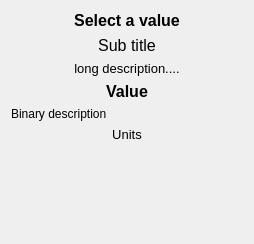
       <widget class="QWidget" name="scrollAreaWidgetContents">
        <property name="geometry">
         <rect>
          <x>0</x>
          <y>0</y>
          <width>254</width>
          <height>244</height>
         </rect>
        </property>
        <layout class="QVBoxLayout" name="verticalLayout_2">
         <item>
          <widget class="QLabel" name="label_selectedTitle">
           <property name="sizePolicy">
            <sizepolicy hsizetype="Preferred" vsizetype="Maximum">
             <horstretch>0</horstretch>
             <verstretch>0</verstretch>
            </sizepolicy>
           </property>
           <property name="font">
            <font>
             <pointsize>12</pointsize>
             <weight>75</weight>
             <bold>true</bold>
            </font>
           </property>
           <property name="text">
            <string>Select a value</string>
           </property>
           <property name="alignment">
            <set>Qt::AlignCenter</set>
           </property>
          </widget>
         </item>
         <item>
          <widget class="QLabel" name="label_selectedSub">
           <property name="sizePolicy">
            <sizepolicy hsizetype="Preferred" vsizetype="Maximum">
             <horstretch>0</horstretch>
             <verstretch>0</verstretch>
            </sizepolicy>
           </property>
           <property name="font">
            <font>
             <pointsize>12</pointsize>
            </font>
           </property>
           <property name="text">
            <string>Sub title</string>
           </property>
           <property name="alignment">
            <set>Qt::AlignCenter</set>
           </property>
          </widget>
         </item>
         <item>
          <widget class="QLabel" name="label_selectedLong">
           <property name="sizePolicy">
            <sizepolicy hsizetype="Preferred" vsizetype="Maximum">
             <horstretch>0</horstretch>
             <verstretch>0</verstretch>
            </sizepolicy>
           </property>
           <property name="font">
            <font>
             <pointsize>10</pointsize>
            </font>
           </property>
           <property name="text">
            <string>long description....</string>
           </property>
           <property name="textFormat">
            <enum>Qt::PlainText</enum>
           </property>
           <property name="alignment">
            <set>Qt::AlignHCenter|Qt::AlignTop</set>
           </property>
           <property name="wordWrap">
            <bool>true</bool>
           </property>
          </widget>
         </item>
         <item>
          <widget class="QLabel" name="label_selectedValue">
           <property name="sizePolicy">
            <sizepolicy hsizetype="Preferred" vsizetype="Maximum">
             <horstretch>0</horstretch>
             <verstretch>0</verstretch>
            </sizepolicy>
           </property>
           <property name="font">
            <font>
             <pointsize>12</pointsize>
             <weight>75</weight>
             <bold>true</bold>
            </font>
           </property>
           <property name="text">
            <string>Value</string>
           </property>
           <property name="alignment">
            <set>Qt::AlignCenter</set>
           </property>
          </widget>
         </item>
         <item>
          <widget class="QLabel" name="label_selectedBinary">
           <property name="sizePolicy">
            <sizepolicy hsizetype="Preferred" vsizetype="Maximum">
             <horstretch>0</horstretch>
             <verstretch>0</verstretch>
            </sizepolicy>
           </property>
           <property name="text">
            <string>Binary description</string>
           </property>
          </widget>
         </item>
         <item>
          <widget class="QLabel" name="label_selectedUnits">
           <property name="sizePolicy">
            <sizepolicy hsizetype="Preferred" vsizetype="Maximum">
             <horstretch>0</horstretch>
             <verstretch>0</verstretch>
            </sizepolicy>
           </property>
           <property name="font">
            <font>
             <pointsize>10</pointsize>
            </font>
           </property>
           <property name="text">
            <string>Units</string>
           </property>
           <property name="alignment">
            <set>Qt::AlignCenter</set>
           </property>
          </widget>
         </item>
         <item>
          <spacer name="verticalSpacer_2">
           <property name="orientation">
            <enum>Qt::Vertical</enum>
           </property>
           <property name="sizeHint" stdset="0">
            <size>
             <width>20</width>
             <height>1</height>
            </size>
           </property>
          </spacer>
         </item>
        </layout>
       </widget>
